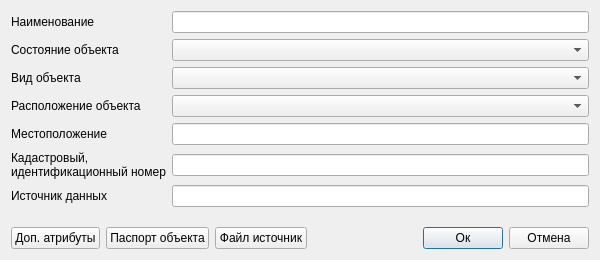
<?xml version="1.0" encoding="UTF-8"?>
<ui version="4.0">
 <class>Dialog</class>
 <widget class="QDialog" name="Dialog">
  <property name="geometry">
   <rect>
    <x>0</x>
    <y>0</y>
    <width>600</width>
    <height>260</height>
   </rect>
  </property>
  <property name="minimumSize">
   <size>
    <width>600</width>
    <height>260</height>
   </size>
  </property>
  <property name="windowTitle">
   <string>Жидкие углеводороды</string>
  </property>
  <property name="accessibleName">
   <string notr="true">btnSave</string>
  </property>
  <layout class="QVBoxLayout" name="verticalLayout_2">
   <item>
    <layout class="QGridLayout" name="gridLayout_2">
     <item row="0" column="1">
      <layout class="QHBoxLayout" name="horizontalLayout_4">
       <item>
        <layout class="QGridLayout" name="gridLayout_3">
         <item row="5" column="0">
          <widget class="QLabel" name="label_24">
           <property name="text">
            <string>Кадастровый,
идентификационный номер</string>
           </property>
          </widget>
         </item>
         <item row="0" column="1">
          <widget class="QLineEdit" name="tbDenomination">
           <property name="clearButtonEnabled">
            <bool>true</bool>
           </property>
          </widget>
         </item>
         <item row="3" column="1">
          <widget class="QgsCheckableComboBox" name="cbArrangement"/>
         </item>
         <item row="5" column="1">
          <widget class="QLineEdit" name="tbCadastralNumber">
           <property name="clearButtonEnabled">
            <bool>true</bool>
           </property>
          </widget>
         </item>
         <item row="0" column="0">
          <widget class="QLabel" name="label">
           <property name="text">
            <string>Наименование</string>
           </property>
          </widget>
         </item>
         <item row="3" column="0">
          <widget class="QLabel" name="label_2">
           <property name="text">
            <string>Расположение объекта</string>
           </property>
          </widget>
         </item>
         <item row="4" column="1">
          <widget class="QLineEdit" name="tbLocation">
           <property name="clearButtonEnabled">
            <bool>true</bool>
           </property>
          </widget>
         </item>
         <item row="2" column="1">
          <widget class="QComboBox" name="cbObjectType">
           <property name="accessibleName">
            <string notr="true">cbPipeType</string>
           </property>
          </widget>
         </item>
         <item row="4" column="0">
          <widget class="QLabel" name="label_3">
           <property name="text">
            <string>Местоположение</string>
           </property>
          </widget>
         </item>
         <item row="2" column="0">
          <widget class="QLabel" name="label_11">
           <property name="text">
            <string>Вид объекта</string>
           </property>
          </widget>
         </item>
         <item row="6" column="0">
          <widget class="QLabel" name="label_25">
           <property name="text">
            <string>Источник данных</string>
           </property>
          </widget>
         </item>
         <item row="1" column="0">
          <widget class="QLabel" name="label_10">
           <property name="text">
            <string>Состояние объекта</string>
           </property>
          </widget>
         </item>
         <item row="1" column="1">
          <widget class="QComboBox" name="cbObjectState">
           <property name="accessibleName">
            <string notr="true">cbPipeType</string>
           </property>
          </widget>
         </item>
         <item row="6" column="1">
          <widget class="QLineEdit" name="tbDataSource">
           <property name="clearButtonEnabled">
            <bool>true</bool>
           </property>
          </widget>
         </item>
        </layout>
       </item>
      </layout>
     </item>
     <item row="3" column="1">
      <layout class="QHBoxLayout" name="horizontalLayout">
       <item>
        <widget class="QPushButton" name="btnAdditionalAttributes">
         <property name="text">
          <string>Доп. атрибуты</string>
         </property>
        </widget>
       </item>
       <item>
        <widget class="QPushButton" name="btnObjectPassport">
         <property name="text">
          <string>Паспорт объекта</string>
         </property>
        </widget>
       </item>
       <item>
        <widget class="QPushButton" name="btnDownloadFiles">
         <property name="text">
          <string>Файл источник</string>
         </property>
        </widget>
       </item>
       <item>
        <spacer name="horizontalSpacer">
         <property name="orientation">
          <enum>Qt::Horizontal</enum>
         </property>
         <property name="sizeHint" stdset="0">
          <size>
           <width>40</width>
           <height>20</height>
          </size>
         </property>
        </spacer>
       </item>
       <item>
        <widget class="QPushButton" name="btnOk">
         <property name="accessibleName">
          <string notr="true">btnSave</string>
         </property>
         <property name="text">
          <string>Ок</string>
         </property>
         <property name="default">
          <bool>true</bool>
         </property>
        </widget>
       </item>
       <item>
        <widget class="QPushButton" name="btnCancel">
         <property name="accessibleName">
          <string notr="true">btnCancel</string>
         </property>
         <property name="text">
          <string>Отмена</string>
         </property>
        </widget>
       </item>
      </layout>
     </item>
     <item row="2" column="1">
      <layout class="QHBoxLayout" name="horizontalLayout_2">
       <item>
        <spacer name="verticalSpacer">
         <property name="orientation">
          <enum>Qt::Vertical</enum>
         </property>
         <property name="sizeHint" stdset="0">
          <size>
           <width>20</width>
           <height>40</height>
          </size>
         </property>
        </spacer>
       </item>
      </layout>
     </item>
    </layout>
   </item>
  </layout>
 </widget>
 <customwidgets>
  <customwidget>
   <class>QgsCheckableComboBox</class>
   <extends>QComboBox</extends>
   <header>qgscheckablecombobox.h</header>
  </customwidget>
 </customwidgets>
 <tabstops>
  <tabstop>tbDenomination</tabstop>
  <tabstop>cbObjectState</tabstop>
  <tabstop>cbObjectType</tabstop>
  <tabstop>cbArrangement</tabstop>
  <tabstop>tbLocation</tabstop>
  <tabstop>tbCadastralNumber</tabstop>
  <tabstop>tbDataSource</tabstop>
  <tabstop>btnAdditionalAttributes</tabstop>
  <tabstop>btnObjectPassport</tabstop>
  <tabstop>btnOk</tabstop>
  <tabstop>btnCancel</tabstop>
 </tabstops>
 <resources/>
 <connections/>
</ui>
